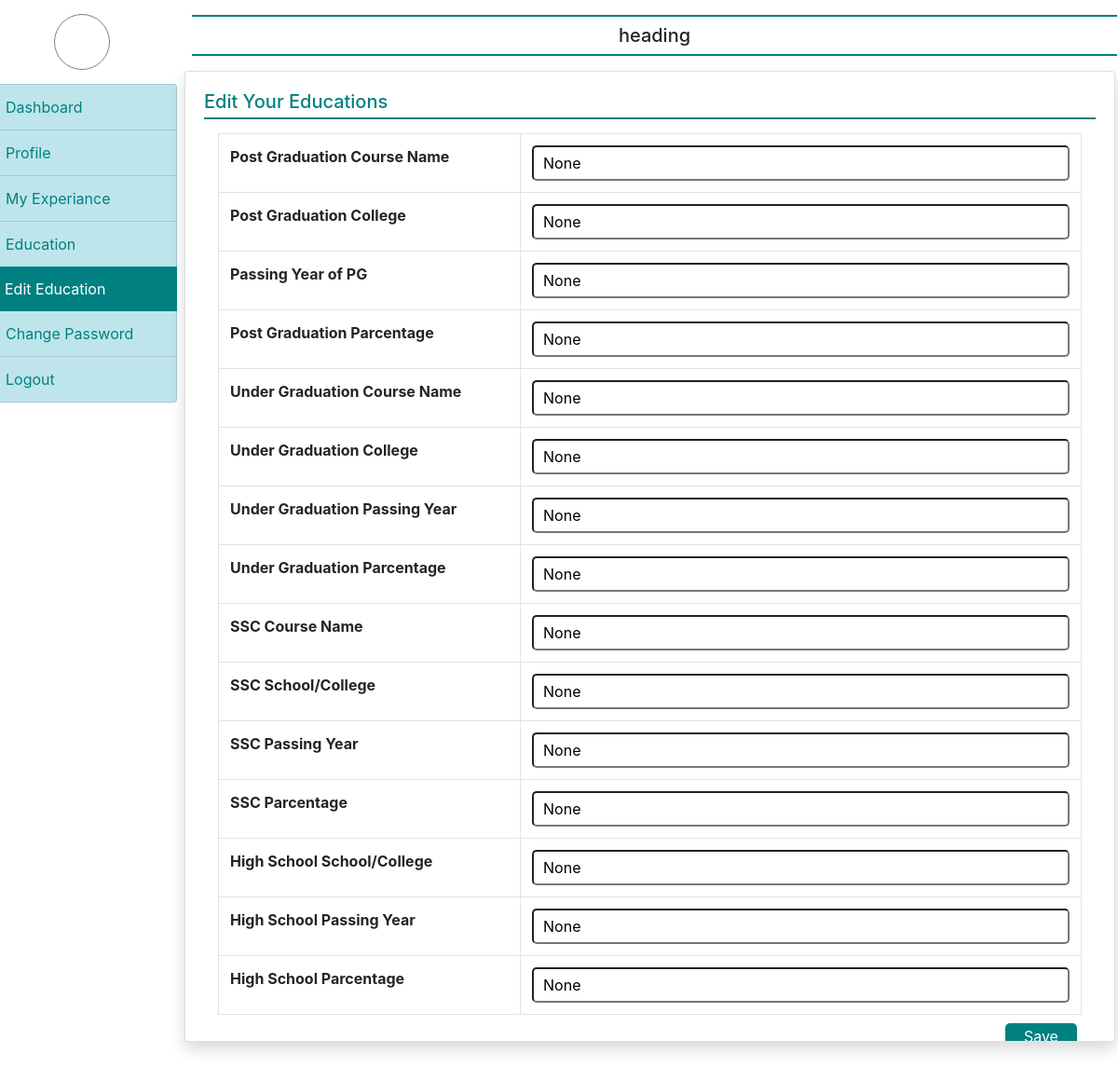
Page /edit_education/ (signed in) on the earlier database version.
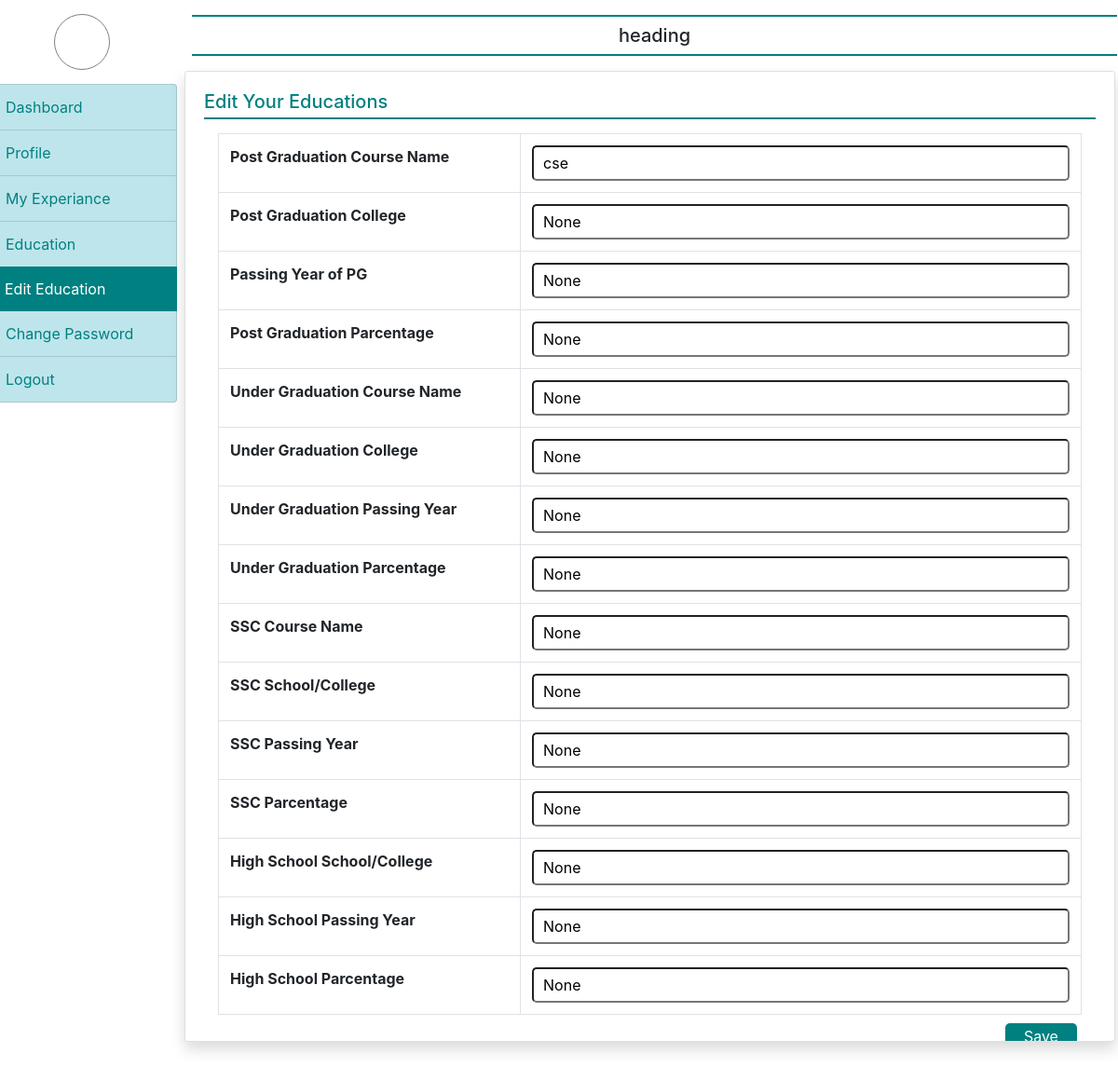
Same page on the later database version.
### account/models.py (models this page shows)
class EmployeeEducations(models.Model):
    user= models.ForeignKey(User, on_delete=models.CASCADE)
    course_pg= models.CharField(max_length=200, null=True)
    college_name_pg =models.CharField(max_length=200, null=True)
    pass_year_pg= models.CharField(max_length=60, null=True)
    parcentage_pg= models.CharField(max_length=50, null=True)
    course_ug= models.CharField(max_length=200, null=True)
    college_name_ug =models.CharField(max_length=200, null=True)
    pass_year_ug= models.CharField(max_length=60, null=True)
    parcentage_ug= models.CharField(max_length=50, null=True)
    course_ssc= models.CharField(max_length=200, null=True)
    college_name_scc =models.CharField(max_length=200, null=True)
    pass_year_ssc= models.CharField(max_length=60, null=True)
    parcentage_ssc= models.CharField(max_length=50, null=True)
    course_hc= models.CharField(max_length=200, null=True)
    college_name_hc =models.CharField(max_length=200, null=True)
    pass_year_hc= models.CharField(max_length=60, null=True)
    parcentage_hc= models.CharField(max_length=50, null=True)

### account/views.py (the view, shortened to what this page needs)
# urls.py: path('edit_education/', edit_education, name="edit_educations"),
def edit_education(request):
    if not request.user.is_authenticated:
        return redirect('login_page')
    user= request.user
    edit_education= EmployeeEducations.objects.get(user=user)
    return render(request, 'edit_education.html', locals())

### account/templates/edit_education.html (shortened to what the changed rows need)
{% extends 'emp_base.html' %}
{% load static %}
{% block main %}
<div class="container" style="position: relative;">
    <table class="table table-bordered">
        <form action="" method="post">
            <tr>
                <th scope="col" style="width: 35%">Post Graduation Course Name</th>
                <td><input type="text" name="pg_name" value="{{ edit_education.course_pg }}"
                        style="width: 100%; padding: 5px 10px; border-radius: 5px;"></td>
            </tr>
            <tr>
                <th scope="col" style="width: 35%">Post Graduation College</th>
                <td><input type="text" name="pg_college" value="{{ edit_education.college_name_pg }}"
                        style="width: 100%; padding: 5px 10px; border-radius: 5px;"></td>
            </tr>
            <tr>
                <th scope="col" style="width: 35%"> Passing Year of PG</th>
                <td><input type="text" name="pg_year" value="{{ edit_education.pass_year_pg }}"
                        style="width: 100%; padding: 5px 10px; border-radius: 5px;"></td>
            </tr>
            <tr>
                <th scope="col" style="width: 35%">Post Graduation Parcentage</th>
                <td><input type="text" name="pg_per" value="{{edit_education.parcentage_pg}} "
                        style="width: 100%; padding: 5px 10px; border-radius: 5px;"></td>
            </tr>
            <tr>
                <th scope="col" style="width: 35%">Under Graduation Course Name</th>
                <td><input type="text" name="ug_name" value="{{edit_education.course_ug}}"
                        style="width: 100%; padding: 5px 10px; border-radius: 5px;"></td>
            </tr>
            <tr>
                <th scope="col" style="width: 35%">Under Graduation College</th>
                <td><input type="text" name="ug_college" value="{{ edit_education.college_name_ug }}"
                        style="width: 100%; padding: 5px 10px; border-radius: 5px;"></td>
            </tr>
            <tr>
                <th scope="col" style="width: 35%">Under Graduation Passing Year</th>
                <td><input type="text" name="ug_year" value="{{ edit_education.pass_year_ug }}"
                        style="width: 100%; padding: 5px 10px; border-radius: 5px;"></td>
            </tr>
            <tr>
                <th scope="col" style="width: 35%">Under Graduation Parcentage</th>
                <td><input type="text" name="ug_per" value="{{ edit_education.parcentage_ug }}"
                        style="width: 100%; padding: 5px 10px; border-radius: 5px;"></td>
            </tr>
            <tr>
                <th scope="col" style="width: 35%">SSC Course Name</th>
                <td><input type="text" name="ssc_name" value="{{edit_education.course_ssc}}"
                        style="width: 100%; padding: 5px 10px; border-radius: 5px;"></td>
            </tr>
            <tr>
                <th scope="col" style="width: 35%">SSC School/College</th>
                <td><input type="text" name="ssc_college" value="{{ edit_education.college_name_scc }}"
                        style="width: 100%; padding: 5px 10px; border-radius: 5px;"></td>
            </tr>
            <tr>
                <th scope="col" style="width: 35%">SSC Passing Year</th>
                <td><input type="text" name="ssc_year" value="{{ edit_education.pass_year_ssc }}"
                        style="width: 100%; padding: 5px 10px; border-radius: 5px;"></td>
            </tr>
            <tr>
                <th scope="col" style="width: 35%">SSC Parcentage</th>
                <td><input type="text" name="ssc_per" value="{{ edit_education.parcentage_ssc }}"
                        style="width: 100%; padding: 5px 10px; border-radius: 5px;"></td>
            </tr>
            <tr>
                <th scope="col" style="width: 35%">High School School/College</th>
                <td><input type="text" name="hc_college" value="{{ edit_education.college_name_hc }}"
                        style="width: 100%; padding: 5px 10px; border-radius: 5px;"></td>
            </tr>
            <tr>
                <th scope="col" style="width: 35%">High School Passing Year</th>
                <td><input type="text" name="hc_year" value="{{ edit_education.pass_year_hc }}"
                        style="width: 100%; padding: 5px 10px; border-radius: 5px;"></td>
            </tr>
            <tr>
                <th scope="col" style="width: 35%">High School Parcentage</th>
                <td><input type="text" name="hc_per" value="{{edit_education.parcentage_hc}}"
                        style="width: 100%; padding: 5px 10px; border-radius: 5px;"></td>
            </tr>
        </form>
    </table>
</div>
{% endblock %}

Differences in the rows shown:
changed EmployeeEducations "None": pg_name "None" → "cse"
